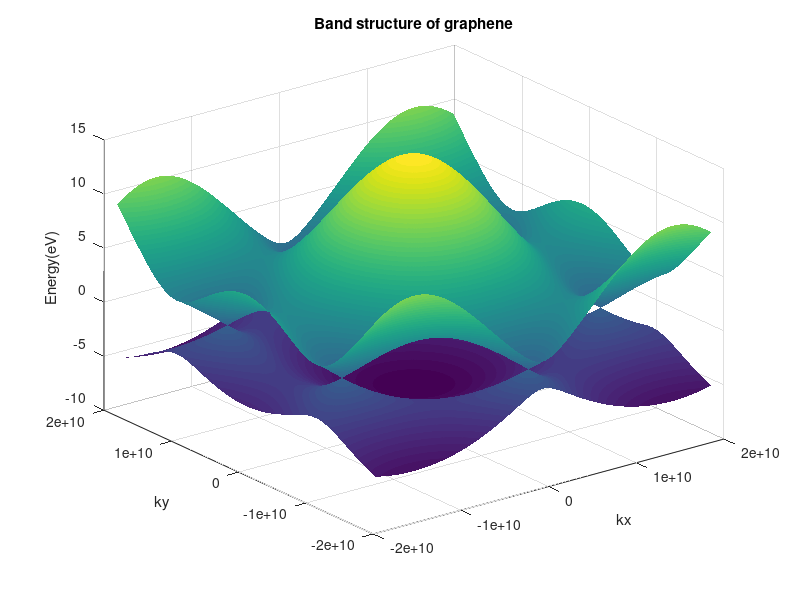
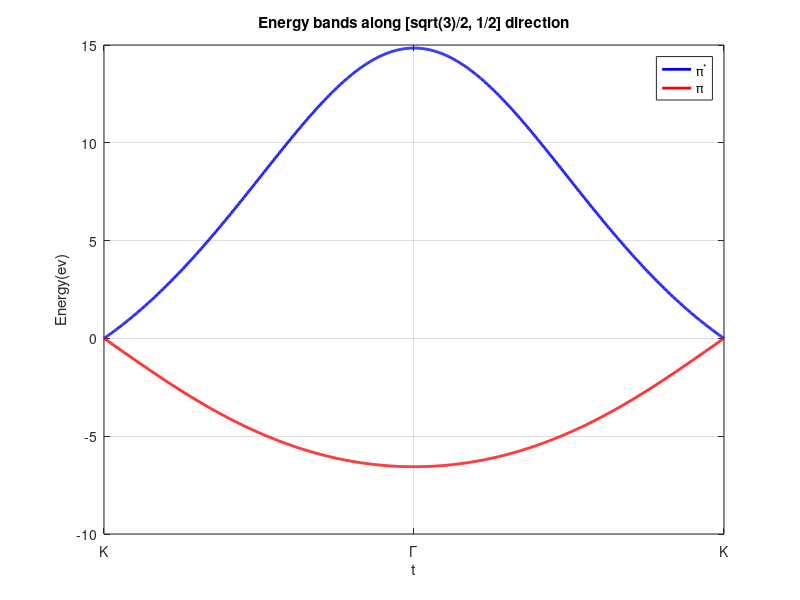

The MATLAB source for these figures, in order:
% 定义常数和函数
a0 = 1.42e-10; % 定义a的值
a = 2.46e-10;
gamma0 = 3.033;
s0 = 0.129;
f = @(kx, ky) sqrt(1 + 4*cos((sqrt(3)*a/2)*kx).*cos(a/2*ky) + 4*cos(a/2*ky).^2);
e1 = @(kx, ky) (gamma0*f(kx, ky))./(1 - s0*f(kx, ky));
e2 = @(kx, ky) (-gamma0*f(kx, ky))./(1 + s0*f(kx, ky));

% 定义kx和ky的范围
k_min = -1.5*pi/a;
k_max = 1.5*pi/a;
num_points = 1000;
kx_path =  linspace(-2*pi/(a*sqrt(3)),2*pi/(a*sqrt(3)),num_points);
ky_path = linspace(-2*pi/(a*3),2*pi/(a*3),num_points);
t = linspace(-1,1,num_points);
% 创建kx和ky的网格
[kx, ky] = meshgrid(linspace(k_min, k_max, num_points));

% 计算e1和e2的值
e1_values = e1(kx, ky);
e2_values = e2(kx, ky);

% 绘制e1和e2的图像
figure;
surf(kx, ky, e1_values);

hold on
surf(kx, ky, e2_values);
xlabel('kx');
ylabel('ky');
zlabel('Energy(eV)');
title(' Band structure of graphene ');
shading interp;


% 计算路径上的e1和e2值
e1_path = e1(kx_path, ky_path);
e2_path = e2(kx_path, ky_path);
hold off
figure;
plot(t, e1_path, 'b', 'LineWidth', 2);
hold on;
plot(t, e2_path, 'r', 'LineWidth', 2);
% 设置横坐标刻度和标签
xticks([-1, 0, 1]);
xticklabels({'K', '\Gamma', 'K'});
xlabel('t');
ylabel('Energy(ev)');
legend('\pi^*', '\pi');

title('Energy bands along [sqrt(3)/2, 1/2] direction');
grid on;

% 计算顶点坐标
b1 = 2*pi / (3*a0);
b2 = 2*pi / (sqrt(3)*a0);

% 创建矩形网格
kpoints = 200;
[x, y] = meshgrid(linspace(-b1,b1,kpoints), linspace(-b2,b2,kpoints));

% 找到位于菱形内部的点
in_diamond = (abs(x/b1) + abs(y/b2)) <= 1;

% 获取位于菱形内部的点的坐标
x_diamond = x(in_diamond);
y_diamond = y(in_diamond);
